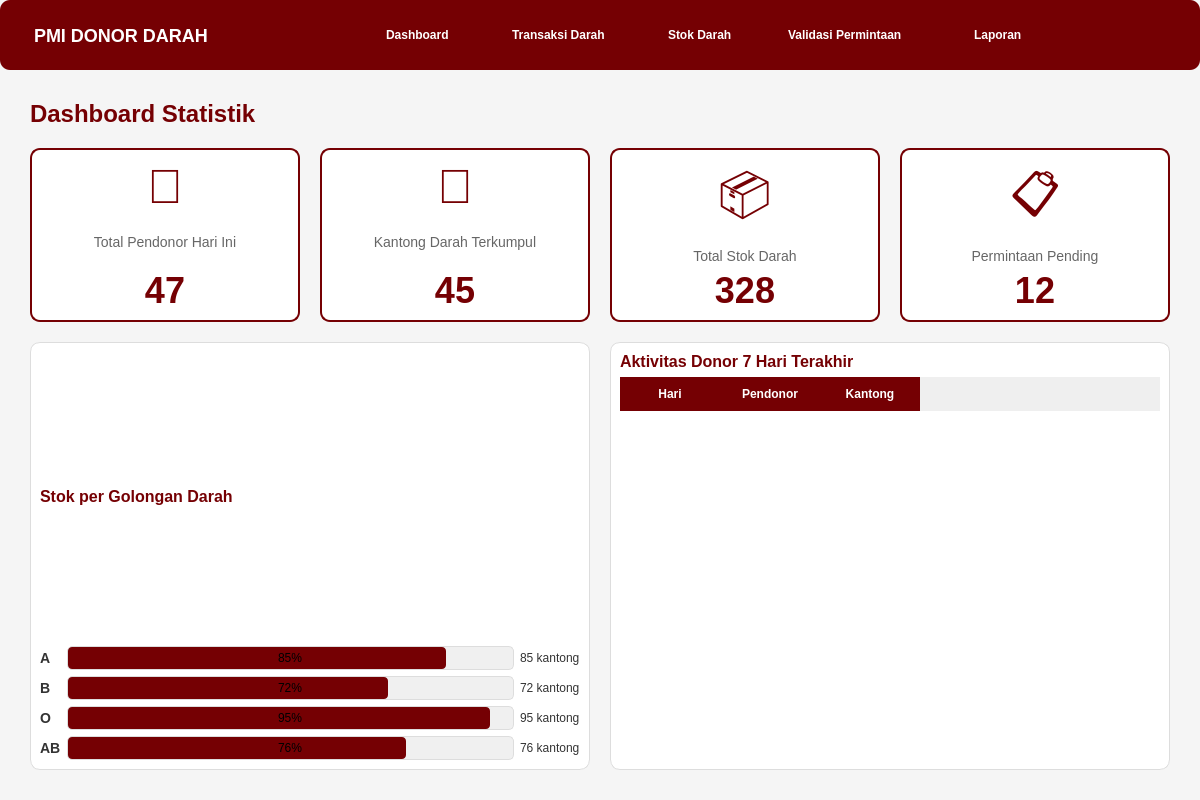
<?xml version="1.0" encoding="UTF-8"?>
<ui version="4.0">
 <class>MainWindow</class>
 <widget class="QMainWindow" name="MainWindow">
  <property name="geometry">
   <rect>
    <x>0</x>
    <y>0</y>
    <width>1200</width>
    <height>800</height>
   </rect>
  </property>
  <property name="windowTitle">
   <string>Dashboard PMI - Donor Darah</string>
  </property>
  <property name="styleSheet">
   <string notr="true">
QMainWindow {
    background-color: #f5f5f5;
}
QPushButton {
    border: none;
    padding: 10px 20px;
    border-radius: 5px;
    font-weight: bold;
}
QPushButton:hover {
    opacity: 0.8;
}
QFrame {
    border-radius: 10px;
}
QLabel {
    color: #333333;
}
   </string>
  </property>
  <widget class="QWidget" name="centralwidget">
   <layout class="QVBoxLayout" name="verticalLayout">
    <property name="spacing">
     <number>0</number>
    </property>
    <property name="leftMargin">
     <number>0</number>
    </property>
    <property name="topMargin">
     <number>0</number>
    </property>
    <property name="rightMargin">
     <number>0</number>
    </property>
    <property name="bottomMargin">
     <number>0</number>
    </property>
    <item>
     <widget class="QFrame" name="navbar">
      <property name="minimumSize">
       <size>
        <width>0</width>
        <height>70</height>
       </size>
      </property>
      <property name="maximumSize">
       <size>
        <width>16777215</width>
        <height>70</height>
       </size>
      </property>
      <property name="styleSheet">
       <string notr="true">
QFrame#navbar {
    background-color: #750003;
}
QPushButton {
    color: white;
    background-color: transparent;
    text-align: left;
    padding: 15px 25px;
}
QPushButton:hover {
    background-color: rgba(255, 255, 255, 0.1);
}
QPushButton:pressed {
    background-color: rgba(255, 255, 255, 0.2);
}
       </string>
      </property>
      <property name="frameShape">
       <enum>QFrame::StyledPanel</enum>
      </property>
      <layout class="QHBoxLayout" name="horizontalLayout">
       <item>
        <widget class="QLabel" name="logoLabel">
         <property name="minimumSize">
          <size>
           <width>200</width>
           <height>0</height>
          </size>
         </property>
         <property name="styleSheet">
          <string notr="true">color: white; font-size: 18px; font-weight: bold; padding-left: 20px;</string>
         </property>
         <property name="text">
          <string>PMI DONOR DARAH</string>
         </property>
        </widget>
       </item>
       <item>
        <spacer name="horizontalSpacer">
         <property name="orientation">
          <enum>Qt::Horizontal</enum>
         </property>
         <property name="sizeHint" stdset="0">
          <size>
           <width>40</width>
           <height>20</height>
          </size>
         </property>
        </spacer>
       </item>
       <item>
        <widget class="QPushButton" name="btnDashboard">
         <property name="minimumSize">
          <size>
           <width>120</width>
           <height>0</height>
          </size>
         </property>
         <property name="text">
          <string>Dashboard</string>
         </property>
        </widget>
       </item>
       <item>
        <widget class="QPushButton" name="btnTransaksi">
         <property name="minimumSize">
          <size>
           <width>150</width>
           <height>0</height>
          </size>
         </property>
         <property name="text">
          <string>Transaksi Darah</string>
         </property>
        </widget>
       </item>
       <item>
        <widget class="QPushButton" name="btnStok">
         <property name="minimumSize">
          <size>
           <width>100</width>
           <height>0</height>
          </size>
         </property>
         <property name="text">
          <string>Stok Darah</string>
         </property>
        </widget>
       </item>
       <item>
        <widget class="QPushButton" name="btnValidasi">
         <property name="minimumSize">
          <size>
           <width>180</width>
           <height>0</height>
          </size>
         </property>
         <property name="text">
          <string>Validasi Permintaan</string>
         </property>
        </widget>
       </item>
       <item>
        <widget class="QPushButton" name="btnLaporan">
         <property name="minimumSize">
          <size>
           <width>100</width>
           <height>0</height>
          </size>
         </property>
         <property name="text">
          <string>Laporan</string>
         </property>
        </widget>
       </item>
       <item>
        <spacer name="horizontalSpacer_2">
         <property name="orientation">
          <enum>Qt::Horizontal</enum>
         </property>
         <property name="sizeHint" stdset="0">
          <size>
           <width>40</width>
           <height>20</height>
          </size>
         </property>
        </spacer>
       </item>
      </layout>
     </widget>
    </item>
    <item>
     <widget class="QStackedWidget" name="stackedWidget">
      <property name="currentIndex">
       <number>0</number>
      </property>
      <widget class="QWidget" name="dashboardPage">
       <layout class="QVBoxLayout" name="verticalLayout_2">
        <property name="spacing">
         <number>20</number>
        </property>
        <property name="leftMargin">
         <number>30</number>
        </property>
        <property name="topMargin">
         <number>30</number>
        </property>
        <property name="rightMargin">
         <number>30</number>
        </property>
        <property name="bottomMargin">
         <number>30</number>
        </property>
        <item>
         <widget class="QLabel" name="titleLabel">
          <property name="styleSheet">
           <string notr="true">font-size: 24px; font-weight: bold; color: #750003;</string>
          </property>
          <property name="text">
           <string>Dashboard Statistik</string>
          </property>
         </widget>
        </item>
        <item>
         <layout class="QHBoxLayout" name="statsLayout">
          <property name="spacing">
           <number>20</number>
          </property>
          <item>
           <widget class="QFrame" name="cardPendonor">
            <property name="styleSheet">
             <string notr="true">
QFrame#cardPendonor {
    background-color: white;
    border: 2px solid #750003;
}
             </string>
            </property>
            <property name="frameShape">
             <enum>QFrame::StyledPanel</enum>
            </property>
            <layout class="QVBoxLayout" name="verticalLayout_3">
             <item>
              <widget class="QLabel" name="iconPendonor">
               <property name="styleSheet">
                <string notr="true">font-size: 48px; color: #750003;</string>
               </property>
               <property name="text">
                <string>👤</string>
               </property>
               <property name="alignment">
                <set>Qt::AlignCenter</set>
               </property>
              </widget>
             </item>
             <item>
              <widget class="QLabel" name="lblPendonor">
               <property name="styleSheet">
                <string notr="true">font-size: 14px; color: #666;</string>
               </property>
               <property name="text">
                <string>Total Pendonor Hari Ini</string>
               </property>
               <property name="alignment">
                <set>Qt::AlignCenter</set>
               </property>
              </widget>
             </item>
             <item>
              <widget class="QLabel" name="valuePendonor">
               <property name="styleSheet">
                <string notr="true">font-size: 36px; font-weight: bold; color: #750003;</string>
               </property>
               <property name="text">
                <string>47</string>
               </property>
               <property name="alignment">
                <set>Qt::AlignCenter</set>
               </property>
              </widget>
             </item>
            </layout>
           </widget>
          </item>
          <item>
           <widget class="QFrame" name="cardKantong">
            <property name="styleSheet">
             <string notr="true">
QFrame#cardKantong {
    background-color: white;
    border: 2px solid #750003;
}
             </string>
            </property>
            <property name="frameShape">
             <enum>QFrame::StyledPanel</enum>
            </property>
            <layout class="QVBoxLayout" name="verticalLayout_4">
             <item>
              <widget class="QLabel" name="iconKantong">
               <property name="styleSheet">
                <string notr="true">font-size: 48px; color: #750003;</string>
               </property>
               <property name="text">
                <string>💉</string>
               </property>
               <property name="alignment">
                <set>Qt::AlignCenter</set>
               </property>
              </widget>
             </item>
             <item>
              <widget class="QLabel" name="lblKantong">
               <property name="styleSheet">
                <string notr="true">font-size: 14px; color: #666;</string>
               </property>
               <property name="text">
                <string>Kantong Darah Terkumpul</string>
               </property>
               <property name="alignment">
                <set>Qt::AlignCenter</set>
               </property>
              </widget>
             </item>
             <item>
              <widget class="QLabel" name="valueKantong">
               <property name="styleSheet">
                <string notr="true">font-size: 36px; font-weight: bold; color: #750003;</string>
               </property>
               <property name="text">
                <string>45</string>
               </property>
               <property name="alignment">
                <set>Qt::AlignCenter</set>
               </property>
              </widget>
             </item>
            </layout>
           </widget>
          </item>
          <item>
           <widget class="QFrame" name="cardStok">
            <property name="styleSheet">
             <string notr="true">
QFrame#cardStok {
    background-color: white;
    border: 2px solid #750003;
}
             </string>
            </property>
            <property name="frameShape">
             <enum>QFrame::StyledPanel</enum>
            </property>
            <layout class="QVBoxLayout" name="verticalLayout_5">
             <item>
              <widget class="QLabel" name="iconStok">
               <property name="styleSheet">
                <string notr="true">font-size: 48px; color: #750003;</string>
               </property>
               <property name="text">
                <string>📦</string>
               </property>
               <property name="alignment">
                <set>Qt::AlignCenter</set>
               </property>
              </widget>
             </item>
             <item>
              <widget class="QLabel" name="lblStok">
               <property name="styleSheet">
                <string notr="true">font-size: 14px; color: #666;</string>
               </property>
               <property name="text">
                <string>Total Stok Darah</string>
               </property>
               <property name="alignment">
                <set>Qt::AlignCenter</set>
               </property>
              </widget>
             </item>
             <item>
              <widget class="QLabel" name="valueStok">
               <property name="styleSheet">
                <string notr="true">font-size: 36px; font-weight: bold; color: #750003;</string>
               </property>
               <property name="text">
                <string>328</string>
               </property>
               <property name="alignment">
                <set>Qt::AlignCenter</set>
               </property>
              </widget>
             </item>
            </layout>
           </widget>
          </item>
          <item>
           <widget class="QFrame" name="cardPermintaan">
            <property name="styleSheet">
             <string notr="true">
QFrame#cardPermintaan {
    background-color: white;
    border: 2px solid #750003;
}
             </string>
            </property>
            <property name="frameShape">
             <enum>QFrame::StyledPanel</enum>
            </property>
            <layout class="QVBoxLayout" name="verticalLayout_6">
             <item>
              <widget class="QLabel" name="iconPermintaan">
               <property name="styleSheet">
                <string notr="true">font-size: 48px; color: #750003;</string>
               </property>
               <property name="text">
                <string>📋</string>
               </property>
               <property name="alignment">
                <set>Qt::AlignCenter</set>
               </property>
              </widget>
             </item>
             <item>
              <widget class="QLabel" name="lblPermintaan">
               <property name="styleSheet">
                <string notr="true">font-size: 14px; color: #666;</string>
               </property>
               <property name="text">
                <string>Permintaan Pending</string>
               </property>
               <property name="alignment">
                <set>Qt::AlignCenter</set>
               </property>
              </widget>
             </item>
             <item>
              <widget class="QLabel" name="valuePermintaan">
               <property name="styleSheet">
                <string notr="true">font-size: 36px; font-weight: bold; color: #750003;</string>
               </property>
               <property name="text">
                <string>12</string>
               </property>
               <property name="alignment">
                <set>Qt::AlignCenter</set>
               </property>
              </widget>
             </item>
            </layout>
           </widget>
          </item>
         </layout>
        </item>
        <item>
         <layout class="QHBoxLayout" name="chartsLayout">
          <property name="spacing">
           <number>20</number>
          </property>
          <item>
           <widget class="QFrame" name="chartGolongan">
            <property name="styleSheet">
             <string notr="true">
QFrame#chartGolongan {
    background-color: white;
    border: 1px solid #ddd;
}
             </string>
            </property>
            <property name="frameShape">
             <enum>QFrame::StyledPanel</enum>
            </property>
            <layout class="QVBoxLayout" name="verticalLayout_7">
             <item>
              <widget class="QLabel" name="lblChartGolongan">
               <property name="styleSheet">
                <string notr="true">font-size: 16px; font-weight: bold; color: #750003;</string>
               </property>
               <property name="text">
                <string>Stok per Golongan Darah</string>
               </property>
              </widget>
             </item>
             <item>
              <layout class="QGridLayout" name="gridLayout">
               <item row="0" column="0">
                <widget class="QLabel" name="lblA">
                 <property name="styleSheet">
                  <string notr="true">font-size: 14px; font-weight: bold;</string>
                 </property>
                 <property name="text">
                  <string>A</string>
                 </property>
                </widget>
               </item>
               <item row="0" column="1">
                <widget class="QProgressBar" name="progressA">
                 <property name="styleSheet">
                  <string notr="true">
QProgressBar {
    border: 1px solid #ddd;
    border-radius: 5px;
    text-align: center;
    background-color: #f0f0f0;
}
QProgressBar::chunk {
    background-color: #750003;
    border-radius: 4px;
}
                  </string>
                 </property>
                 <property name="value">
                  <number>85</number>
                 </property>
                </widget>
               </item>
               <item row="0" column="2">
                <widget class="QLabel" name="valueA">
                 <property name="text">
                  <string>85 kantong</string>
                 </property>
                </widget>
               </item>
               <item row="1" column="0">
                <widget class="QLabel" name="lblB">
                 <property name="styleSheet">
                  <string notr="true">font-size: 14px; font-weight: bold;</string>
                 </property>
                 <property name="text">
                  <string>B</string>
                 </property>
                </widget>
               </item>
               <item row="1" column="1">
                <widget class="QProgressBar" name="progressB">
                 <property name="styleSheet">
                  <string notr="true">
QProgressBar {
    border: 1px solid #ddd;
    border-radius: 5px;
    text-align: center;
    background-color: #f0f0f0;
}
QProgressBar::chunk {
    background-color: #750003;
    border-radius: 4px;
}
                  </string>
                 </property>
                 <property name="value">
                  <number>72</number>
                 </property>
                </widget>
               </item>
               <item row="1" column="2">
                <widget class="QLabel" name="valueB">
                 <property name="text">
                  <string>72 kantong</string>
                 </property>
                </widget>
               </item>
               <item row="2" column="0">
                <widget class="QLabel" name="lblO">
                 <property name="styleSheet">
                  <string notr="true">font-size: 14px; font-weight: bold;</string>
                 </property>
                 <property name="text">
                  <string>O</string>
                 </property>
                </widget>
               </item>
               <item row="2" column="1">
                <widget class="QProgressBar" name="progressO">
                 <property name="styleSheet">
                  <string notr="true">
QProgressBar {
    border: 1px solid #ddd;
    border-radius: 5px;
    text-align: center;
    background-color: #f0f0f0;
}
QProgressBar::chunk {
    background-color: #750003;
    border-radius: 4px;
}
                  </string>
                 </property>
                 <property name="value">
                  <number>95</number>
                 </property>
                </widget>
               </item>
               <item row="2" column="2">
                <widget class="QLabel" name="valueO">
                 <property name="text">
                  <string>95 kantong</string>
                 </property>
                </widget>
               </item>
               <item row="3" column="0">
                <widget class="QLabel" name="lblAB">
                 <property name="styleSheet">
                  <string notr="true">font-size: 14px; font-weight: bold;</string>
                 </property>
                 <property name="text">
                  <string>AB</string>
                 </property>
                </widget>
               </item>
               <item row="3" column="1">
                <widget class="QProgressBar" name="progressAB">
                 <property name="styleSheet">
                  <string notr="true">
QProgressBar {
    border: 1px solid #ddd;
    border-radius: 5px;
    text-align: center;
    background-color: #f0f0f0;
}
QProgressBar::chunk {
    background-color: #750003;
    border-radius: 4px;
}
                  </string>
                 </property>
                 <property name="value">
                  <number>76</number>
                 </property>
                </widget>
               </item>
               <item row="3" column="2">
                <widget class="QLabel" name="valueAB">
                 <property name="text">
                  <string>76 kantong</string>
                 </property>
                </widget>
               </item>
              </layout>
             </item>
            </layout>
           </widget>
          </item>
          <item>
           <widget class="QFrame" name="chartAktivitas">
            <property name="styleSheet">
             <string notr="true">
QFrame#chartAktivitas {
    background-color: white;
    border: 1px solid #ddd;
}
             </string>
            </property>
            <property name="frameShape">
             <enum>QFrame::StyledPanel</enum>
            </property>
            <layout class="QVBoxLayout" name="verticalLayout_8">
             <item>
              <widget class="QLabel" name="lblChartAktivitas">
               <property name="styleSheet">
                <string notr="true">font-size: 16px; font-weight: bold; color: #750003;</string>
               </property>
               <property name="text">
                <string>Aktivitas Donor 7 Hari Terakhir</string>
               </property>
              </widget>
             </item>
             <item>
              <widget class="QTableWidget" name="tableAktivitas">
               <property name="styleSheet">
                <string notr="true">
QTableWidget {
    border: none;
    background-color: white;
    gridline-color: #f0f0f0;
}
QHeaderView::section {
    background-color: #750003;
    color: white;
    padding: 8px;
    border: none;
    font-weight: bold;
}
QTableWidget::item {
    padding: 8px;
}
                </string>
               </property>
               <column>
                <property name="text">
                 <string>Hari</string>
                </property>
               </column>
               <column>
                <property name="text">
                 <string>Pendonor</string>
                </property>
               </column>
               <column>
                <property name="text">
                 <string>Kantong</string>
                </property>
               </column>
              </widget>
             </item>
            </layout>
           </widget>
          </item>
         </layout>
        </item>
       </layout>
      </widget>
     </widget>
    </item>
   </layout>
  </widget>
 </widget>
 <resources/>
 <connections/>
</ui>
